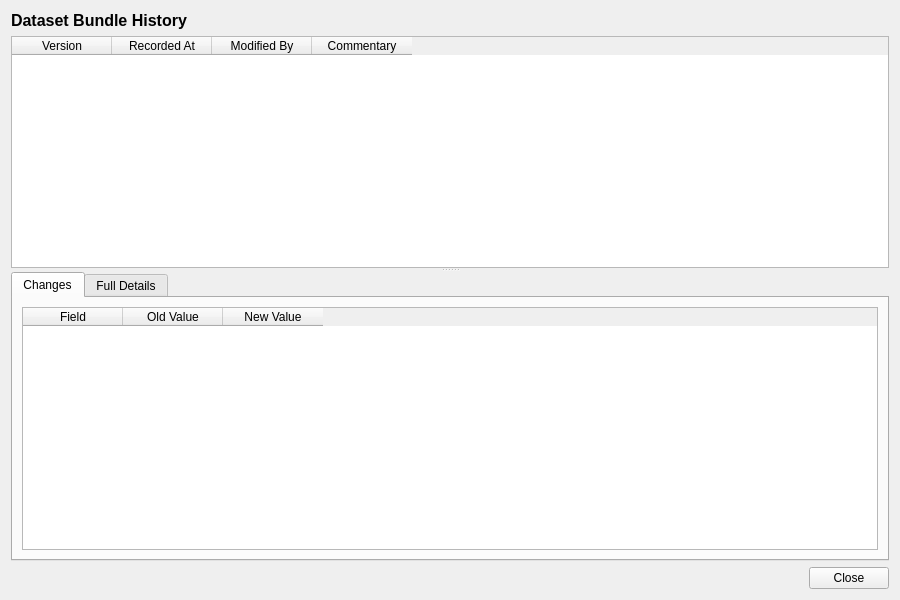
<?xml version="1.0" encoding="UTF-8"?>
<ui version="4.0">
 <class>DatasetBundleHistoryDialog</class>
 <widget class="QWidget" name="DatasetBundleHistoryDialog">
  <property name="geometry">
   <rect>
    <x>0</x>
    <y>0</y>
    <width>900</width>
    <height>600</height>
   </rect>
  </property>
  <property name="windowTitle">
   <string>Dataset Bundle History</string>
  </property>
  <layout class="QVBoxLayout" name="verticalLayout">
   <item>
    <widget class="QLabel" name="titleLabel">
     <property name="font">
      <font>
       <pointsize>12</pointsize>
       <bold>true</bold>
      </font>
     </property>
     <property name="text">
      <string>Dataset Bundle History</string>
     </property>
    </widget>
   </item>
   <item>
    <widget class="QSplitter" name="splitter">
     <property name="orientation">
      <enum>Qt::Vertical</enum>
     </property>
     <widget class="QTableWidget" name="versionListWidget">
      <property name="minimumHeight">
       <number>150</number>
      </property>
      <property name="maximumHeight">
       <number>250</number>
      </property>
      <property name="alternatingRowColors">
       <bool>true</bool>
      </property>
      <property name="editTriggers">
       <set>QAbstractItemView::NoEditTriggers</set>
      </property>
      <property name="selectionMode">
       <enum>QAbstractItemView::SingleSelection</enum>
      </property>
      <property name="selectionBehavior">
       <enum>QAbstractItemView::SelectRows</enum>
      </property>
      <column>
       <property name="text">
        <string>Version</string>
       </property>
      </column>
      <column>
       <property name="text">
        <string>Recorded At</string>
       </property>
      </column>
      <column>
       <property name="text">
        <string>Modified By</string>
       </property>
      </column>
      <column>
       <property name="text">
        <string>Commentary</string>
       </property>
      </column>
     </widget>
     <widget class="QWidget" name="detailWidget">
      <layout class="QVBoxLayout" name="detailLayout">
       <property name="leftMargin">
        <number>0</number>
       </property>
       <property name="topMargin">
        <number>0</number>
       </property>
       <property name="rightMargin">
        <number>0</number>
       </property>
       <property name="bottomMargin">
        <number>0</number>
       </property>
       <item>
        <widget class="QTabWidget" name="tabWidget">
         <property name="currentIndex">
          <number>0</number>
         </property>
         <widget class="QWidget" name="changesTab">
          <attribute name="title">
           <string>Changes</string>
          </attribute>
          <layout class="QVBoxLayout" name="changesTabLayout">
           <item>
            <widget class="QTableWidget" name="changesTableWidget">
             <property name="editTriggers">
              <set>QAbstractItemView::NoEditTriggers</set>
             </property>
             <property name="alternatingRowColors">
              <bool>true</bool>
             </property>
             <property name="selectionMode">
              <enum>QAbstractItemView::SingleSelection</enum>
             </property>
             <property name="selectionBehavior">
              <enum>QAbstractItemView::SelectRows</enum>
             </property>
             <column>
              <property name="text">
               <string>Field</string>
              </property>
             </column>
             <column>
              <property name="text">
               <string>Old Value</string>
              </property>
             </column>
             <column>
              <property name="text">
               <string>New Value</string>
              </property>
             </column>
            </widget>
           </item>
          </layout>
         </widget>
         <widget class="QWidget" name="fullDetailsTab">
          <attribute name="title">
           <string>Full Details</string>
          </attribute>
          <layout class="QVBoxLayout" name="fullDetailsTabLayout">
           <item>
            <widget class="QScrollArea" name="scrollArea">
             <property name="widgetResizable">
              <bool>true</bool>
             </property>
             <widget class="QWidget" name="scrollAreaWidgetContents">
              <property name="geometry">
               <rect>
                <x>0</x>
                <y>0</y>
                <width>560</width>
                <height>450</height>
               </rect>
              </property>
              <layout class="QFormLayout" name="formLayout">
               <item row="0" column="0">
                <widget class="QLabel" name="codeLabel">
                 <property name="text">
                  <string>Code:</string>
                 </property>
                </widget>
               </item>
               <item row="0" column="1">
                <widget class="QLabel" name="codeValue">
                 <property name="text">
                  <string/>
                 </property>
                </widget>
               </item>
               <item row="1" column="0">
                <widget class="QLabel" name="nameLabel">
                 <property name="text">
                  <string>Name:</string>
                 </property>
                </widget>
               </item>
               <item row="1" column="1">
                <widget class="QLabel" name="nameValue">
                 <property name="text">
                  <string/>
                 </property>
                </widget>
               </item>
               <item row="2" column="0">
                <widget class="QLabel" name="descriptionLabel">
                 <property name="text">
                  <string>Description:</string>
                 </property>
                </widget>
               </item>
               <item row="2" column="1">
                <widget class="QLabel" name="descriptionValue">
                 <property name="text">
                  <string/>
                 </property>
                 <property name="wordWrap">
                  <bool>true</bool>
                 </property>
                </widget>
               </item>
               <item row="3" column="0">
                <widget class="QLabel" name="versionNumberLabel">
                 <property name="text">
                  <string>Version:</string>
                 </property>
                </widget>
               </item>
               <item row="3" column="1">
                <widget class="QLabel" name="versionNumberValue">
                 <property name="text">
                  <string/>
                 </property>
                </widget>
               </item>
               <item row="4" column="0">
                <widget class="QLabel" name="modifiedByLabel">
                 <property name="text">
                  <string>Modified By:</string>
                 </property>
                </widget>
               </item>
               <item row="4" column="1">
                <widget class="QLabel" name="modifiedByValue">
                 <property name="text">
                  <string/>
                 </property>
                </widget>
               </item>
               <item row="5" column="0">
                <widget class="QLabel" name="recordedAtLabel">
                 <property name="text">
                  <string>Recorded At:</string>
                 </property>
                </widget>
               </item>
               <item row="5" column="1">
                <widget class="QLabel" name="recordedAtValue">
                 <property name="text">
                  <string/>
                 </property>
                </widget>
               </item>
               <item row="6" column="0">
                <widget class="QLabel" name="changeCommentaryLabel">
                 <property name="text">
                  <string>Change Commentary:</string>
                 </property>
                </widget>
               </item>
               <item row="6" column="1">
                <widget class="QLabel" name="changeCommentaryValue">
                 <property name="text">
                  <string/>
                 </property>
                 <property name="wordWrap">
                  <bool>true</bool>
                 </property>
                </widget>
               </item>
              </layout>
             </widget>
            </widget>
           </item>
          </layout>
         </widget>
        </widget>
       </item>
      </layout>
     </widget>
    </widget>
   </item>
   <item>
    <layout class="QHBoxLayout" name="buttonLayout">
     <item>
      <spacer name="horizontalSpacer">
       <property name="orientation">
        <enum>Qt::Horizontal</enum>
       </property>
       <property name="sizeHint" stdset="0">
        <size><width>40</width><height>20</height></size>
       </property>
      </spacer>
     </item>
     <item>
      <widget class="QPushButton" name="closeButton">
       <property name="text">
        <string>Close</string>
       </property>
      </widget>
     </item>
    </layout>
   </item>
  </layout>
 </widget>
 <resources/>
 <connections/>
</ui>
